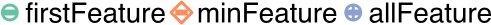

Here is the R script that generated this plot:
library(grid)
library(ggplot2)
library(extrafont)
require("RColorBrewer")
require(scales)
font_import()
loadfonts()

mywidth=10
myheight=0.4
my_value=c(1,5,10)
my_line=c("longdash","dashed","solid")

if(T){
    args <- commandArgs(trailingOnly = TRUE)
    x1 <- read.table("varyWindow_linux.data",header=TRUE)
    cairo_pdf(file="trade_off_legend.pdf", width=mywidth, height=myheight)
    x1$type <- factor(x1$type, levels=c("firstFeature","minFeature","allFeature"), labels=c("firstFeature","minFeature","allFeature"))
    my_hist=ggplot(data=x1, aes(x=ID,y=ratio,shape=type,linetype=type, colour=type)) +
    geom_line(size=2) + 
    geom_point(size=4, stroke=1.5, fill="white") +
    scale_shape_manual(values=c(my_value)) +
    scale_colour_brewer(palette = "Set2") + 
    scale_linetype_manual(values=c(my_line)) +
    coord_cartesian(ylim=c(0.0475, 1),xlim=c(0.7,3.4)) +
    scale_x_continuous(breaks=c(1,2,3),labels=c("W=1K", "W=5K", "W=10K")) +
    scale_y_continuous(breaks=seq(0, 1, 0.25), labels=format(seq(0, 100, 25), scientific=FALSE)) +
    guides(fill=guide_legend(ncol=3)) + 
    ylab("Detection (%)") +
    xlab(NULL) +
    theme_bw() +
    theme(
        panel.grid.major=element_blank(), panel.grid.minor=element_blank(),
	    panel.background=element_blank(), 
	    # panel.border=element_rect(size=0.5),
	    panel.border = element_blank(),
	    axis.line=element_line(colour="black", size=0.3),
	    axis.ticks=element_line(size=0.3),
        axis.text.x=element_text(margin=margin(5,0,0,0), angle=0, hjust=0.5, colour="black", size=26),
        axis.title.y=element_text(size=26,  hjust=0.6),
        axis.text.y=element_text(margin=margin(0, 2, 0, 0),colour="black",size=26),
        axis.title.x=element_text(size=26),
        legend.title = element_blank(),
        legend.key.size=unit(0.3, "cm"),
        legend.text=element_text(size=20),
        legend.position=c(0.5,0.5),
        # legend.position="none",
        legend.direction="horizontal",
        legend.margin = margin(t = 0, unit='cm'),
        plot.margin=unit(c(0.1,0.1,0.1,0.1), "cm")
    )
    g_legend <- function(a.gplot){
        tmp <- ggplot_gtable(ggplot_build(a.gplot))
        leg <- which(sapply(tmp$grobs, function(x) x$name) == "guide-box")
        legend <- tmp$grobs[[leg]]
        return(legend)
    }
    legend <- g_legend(my_hist)
    # or use cowplot package
    # legend <- cowplot::get_legend(my_hist)
    grid.newpage()
    grid.draw(legend)
}
